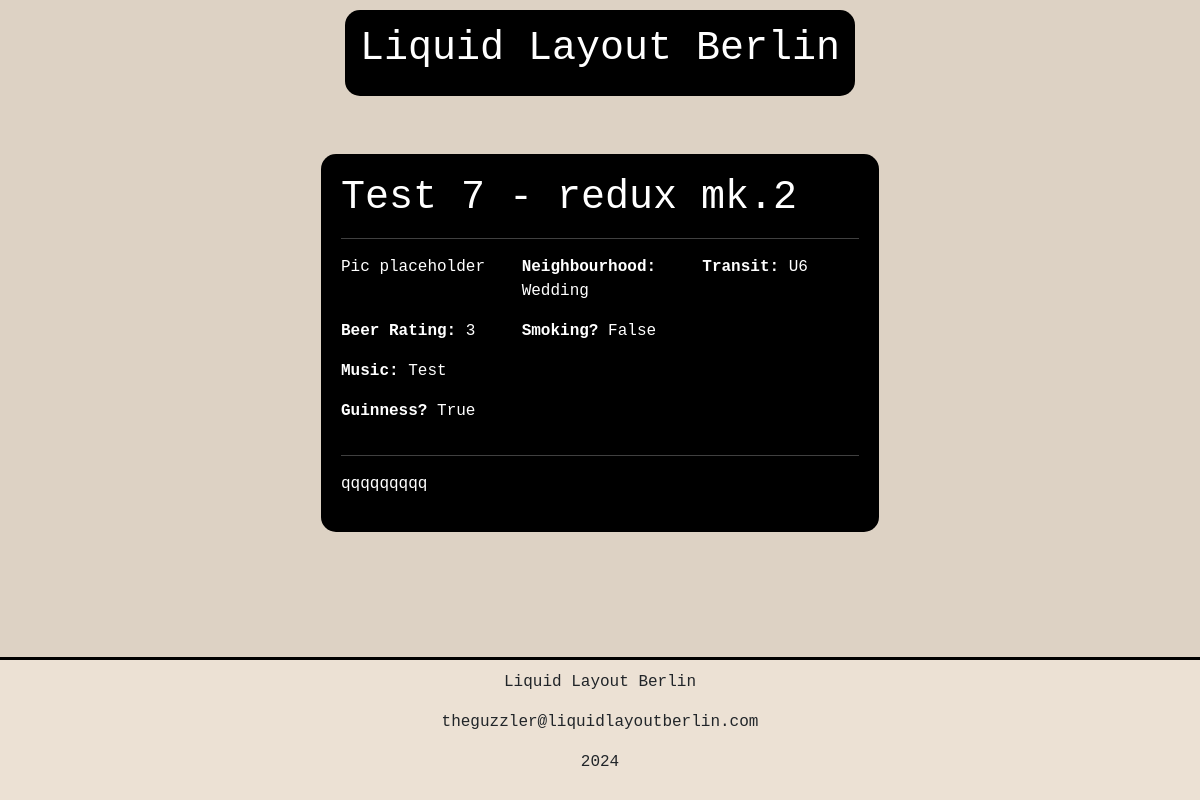
/posts/7, run on the app's committed database.
### app/models.py (models this page shows, shortened)
class Post(db.Model):
    id : so.Mapped[int] = so.mapped_column(primary_key=True)
    title : so.Mapped[str] = so.mapped_column(sa.String(64))
    body : so.Mapped[str] = so.mapped_column(sa.Text)
    map_embed : so.Mapped[str] = so.mapped_column(sa.Text, nullable=True)
    transit : so.Mapped[str] = so.mapped_column(sa.String(64))
    neighbourhood : so.Mapped[str] = so.mapped_column(sa.String(64))
    beer_rating : so.Mapped[str] = so.mapped_column(sa.Integer)
    guinness : so.Mapped[bool] = so.mapped_column(sa.Boolean)
    smoking : so.Mapped[bool] = so.mapped_column(sa.Boolean)
    music : so.Mapped[str] = so.mapped_column(sa.String(128))
    visible : so.Mapped[bool] = so.mapped_column(sa.Boolean, default=True, nullable=True)
    image_data: so.Mapped[bytes] = so.mapped_column(sa.LargeBinary, nullable=True)  # Store image data
    image_filename: so.Mapped[str] = so.mapped_column(sa.String(255), nullable=True)  # Store image filename
    timestamp : so.Mapped[datetime] = so.mapped_column(index=True, default=lambda: datetime.now(timezone.utc))
    user_id : so.Mapped[int] = so.mapped_column(sa.ForeignKey(User.id), index=True)
    author : so.Mapped[User] = so.relationship(back_populates="posts")

### app/routes.py (the view)
@app.route("/posts/<id>")
def posts(id):
    post = Post.query.get_or_404(id)
    title = post.title
    return render_template("posts.html", title=title, post=post)

### app/templates/posts.html (shortened to what this page needs)
{% extends "base.html" %}
{% block content %}
<div class="container text-left custom-post">
    <div class="row">
        <div class="column">
            <h1>{{ post.title }}</h1><hr>
        </div>
    </div>
    <div class="row">
        <div class="col-md-4">
            <p>Pic placeholder</p>
        </div>
        <div class="col-md-4">
            <p><b>Neighbourhood:</b> {{post.neighbourhood}}</p>
        </div>
        <div class="col-md-4">
            <p><b>Transit:</b> {{post.transit}}</p>
        </div>
    </div>
    <div class="row">
        <div class="col-md-4">
            <p><b>Beer Rating:</b> {{post.beer_rating}} </p>
        </div>
        <div class="col-md-4">
            <p><b>Smoking?</b> {{post.smoking}} </p>
        </div>
    </div>
    <div class="row">
        <div class="col-md-8">
            <p><b>Music:</b> {{post.music}} </p>
        </div>
    </div>
    <div class="row">
        <div class="col-md-8">
            <p><b>Guinness?</b> {{post.guinness}} </p>
        </div>
    </div><hr>
    <div class="row">
        <div class="column">
            <p> {{post.body}} </p>
        </div>
    </div>
  </div>
  <br>
{% endblock %}

### app/static/css/custom.css (style rules this page uses)
body { background-color: #ddd2c4; display: flex; flex-direction: column; min-height: 100vh; font-family: "Monaco", monospace; }
.custom-post { background-color: black; color: white; border-radius: 15px; max-width: 50%; padding: 20px; margin-bottom: 15px; }

### data on the page
Post: title "Test 7 - redux mk.2", neighbourhood "Wedding", transit "U6", beer_rating "3", smoking "False", music "Test", guinness "True", body "qqqqqqqqq"
